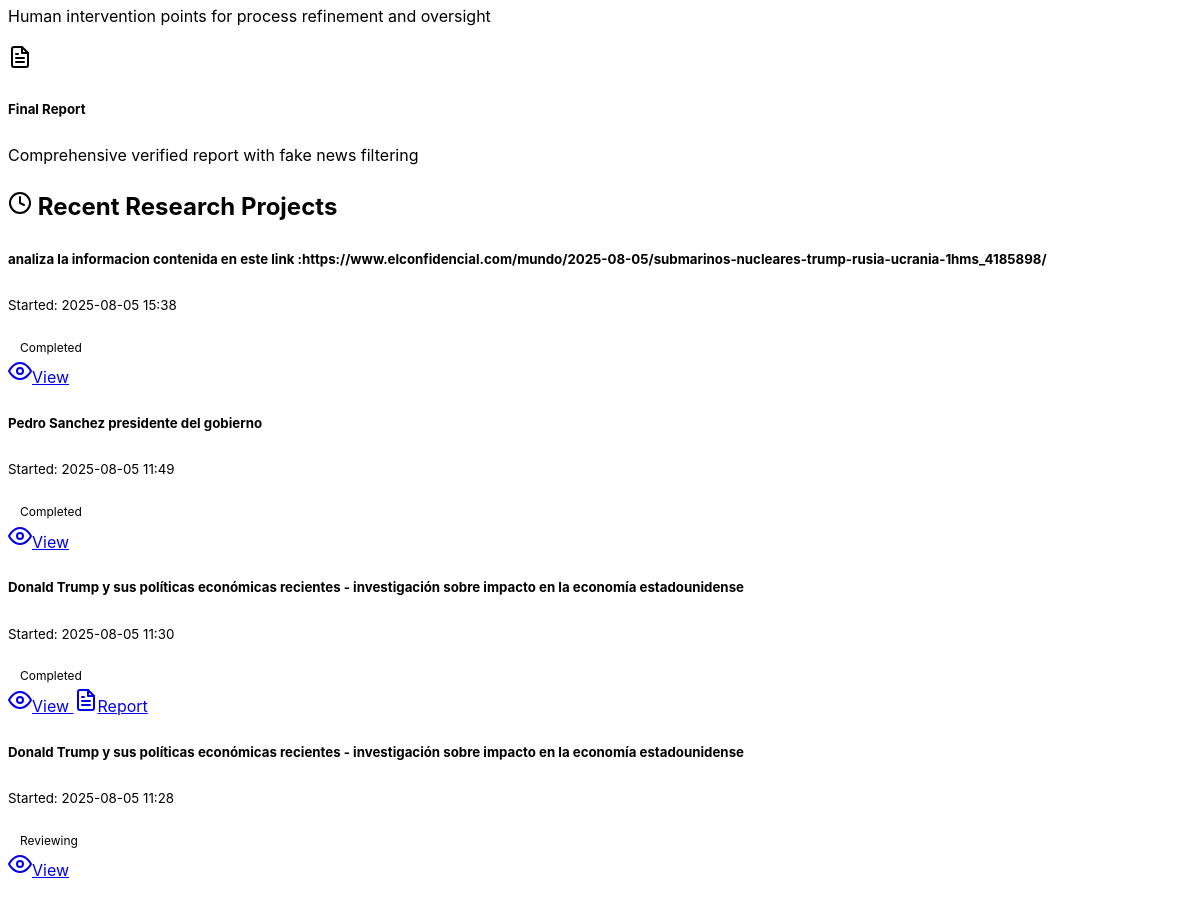
Before: / (middle part) with the older database file.
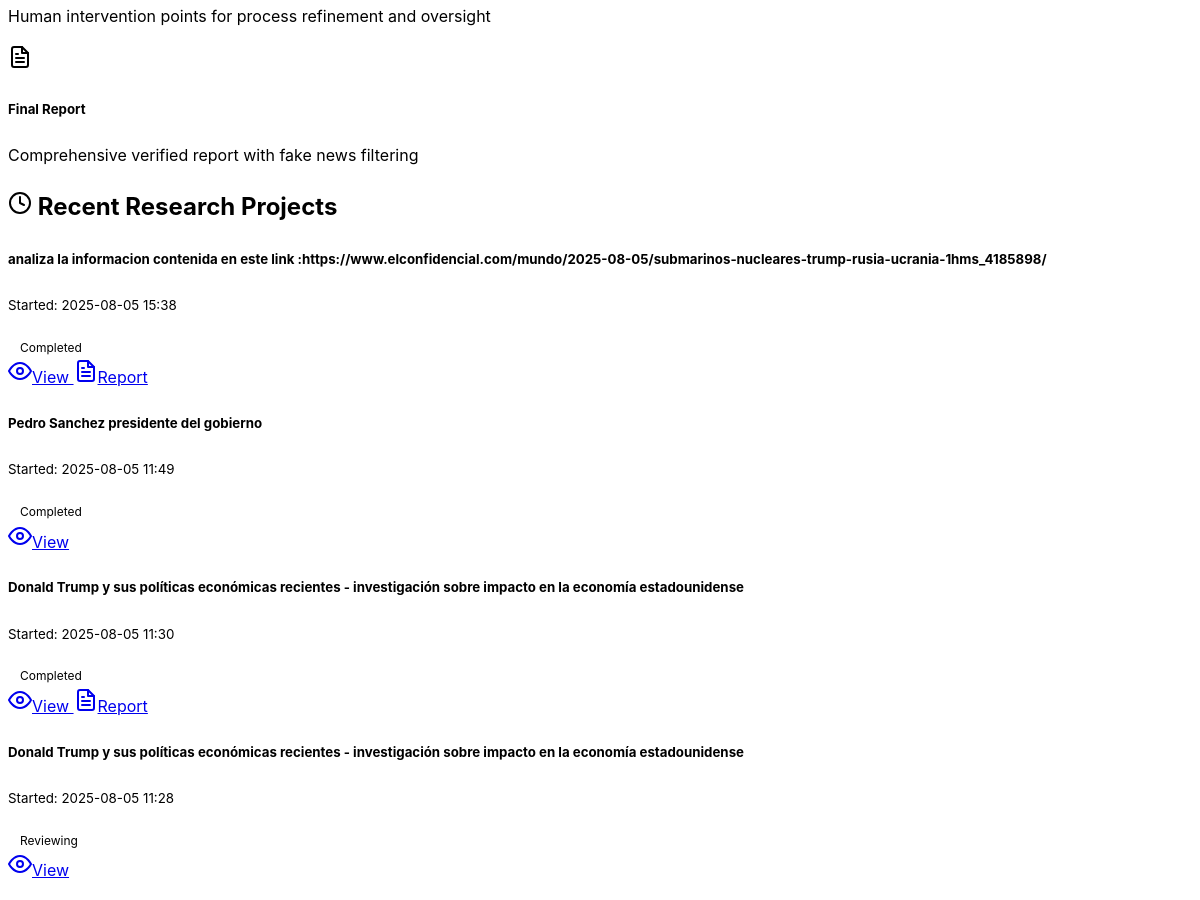
After: the same page with the newer database file.
### models.py (models this page shows)
class ResearchProject(db.Model):
    id = db.Column(db.Integer, primary_key=True)
    topic = db.Column(db.String(500), nullable=False)
    status = db.Column(db.String(50), default='initialized')  # initialized, analyzing, interviewing, reviewing, completed
    created_at = db.Column(db.DateTime, default=datetime.utcnow)
    updated_at = db.Column(db.DateTime, default=datetime.utcnow, onupdate=datetime.utcnow)
    final_report = db.Column(db.Text)
    human_notes = db.Column(db.Text)
    analysts = db.relationship('Analyst', backref='project', lazy=True, cascade='all, delete-orphan')
    interviews = db.relationship('Interview', backref='project', lazy=True, cascade='all, delete-orphan')

### routes.py (the view)
@app.route('/')
def index():
    recent_projects = ResearchProject.query.order_by(ResearchProject.created_at.desc()).limit(5).all()
    return render_template('index.html', recent_projects=recent_projects)

### templates/index.html (shortened to what this page needs)
{% extends "base.html" %}
{% block content %}
<div class="row">
    <div class="col-lg-8 mx-auto">
        <div class="row mb-5">
            <div class="col-md-3 mb-3">
                <div class="card h-100">
                    <div class="card-body text-center">
                        <p class="card-text">Human intervention points for process refinement and oversight</p>
                    </div>
                </div>
            </div>
            <div class="col-md-3 mb-3">
                <div class="card h-100">
                    <div class="card-body text-center">
                        <i data-feather="file-text" class="display-6 text-primary mb-3"></i>
                        <h5 class="card-title">Final Report</h5>
                        <p class="card-text">Comprehensive verified report with fake news filtering</p>
                    </div>
                </div>
            </div>
        </div>
        {% if recent_projects %}
        <div class="mb-5">
            <h2 class="mb-4">
                <i data-feather="clock" class="me-2"></i>
                Recent Research Projects
            </h2>
            <div class="row">
                {% for project in recent_projects %}
                <div class="col-md-6 mb-3">
                    <div class="card">
                        <div class="card-body">
                            <h5 class="card-title">{{ project.topic }}</h5>
                            <p class="card-text">
                                <small class="text-muted">
                                    Started: {{ project.created_at.strftime('%Y-%m-%d %H:%M') }}
                                </small>
                            </p>
                            <div class="d-flex justify-content-between align-items-center">
                                <span class="badge
                                    {% if project.status == 'completed' %}bg-success
                                    {% elif project.status == 'error' %}bg-danger
                                    {% elif project.status == 'reviewing' %}bg-warning
                                    {% else %}bg-info{% endif %}">
                                    {{ project.status.title() }}
                                </span>
                                <div>
                                    <a href="{{ url_for('project_status', project_id=project.id) }}"
                                       class="btn btn-sm btn-outline-primary">
                                        <i data-feather="eye" class="me-1"></i>View
                                    </a>
                                    {% if project.final_report %}
                                    <a href="{{ url_for('view_report', project_id=project.id) }}"
                                       class="btn btn-sm btn-primary">
                                        <i data-feather="file-text" class="me-1"></i>Report
                                    </a>
                                    {% endif %}
                                </div>
                            </div>
                        </div>
                    </div>
                </div>
                {% endfor %}
            </div>
        </div>
        {% endif %}
    </div>
</div>
{% endblock %}

### templates/base.html (shortened to what this page needs)
<!DOCTYPE html>
<html lang="en" data-bs-theme="dark">
<head>
    <link href="https://cdn.replit.com/agent/bootstrap-agent-dark-theme.min.css" rel="stylesheet">
    <link rel="stylesheet" href="{{ url_for('static', filename='css/style.css') }}">
</head>
<body>
    <main class="container my-4">
        {% block content %}{% endblock %}
    </main>
</body>
</html>

### static/css/style.css (style rules this page uses)
:root { --research-primary: #0066cc; --research-success: #28a745; --research-warning: #ffc107; --research-danger: #dc3545; --research-info: #17a2b8; }
body { font-family: -apple-system, BlinkMacSystemFont, 'Segoe UI', 'Roboto', 'Helvetica Neue', Arial, sans-serif; line-height: 1.6; }
.card { transition: transform 0.2s ease-in-out, box-shadow 0.2s ease-in-out; border-radius: 0.5rem; }
.badge { font-size: 0.75rem; padding: 0.5rem 0.75rem; }
[data-bs-theme="dark"] .card { background-color: var(--bs-gray-800); }

Changed rows visible on the page:
changed ResearchProject (number 1 of 4 on the later page): now shows "Report"
